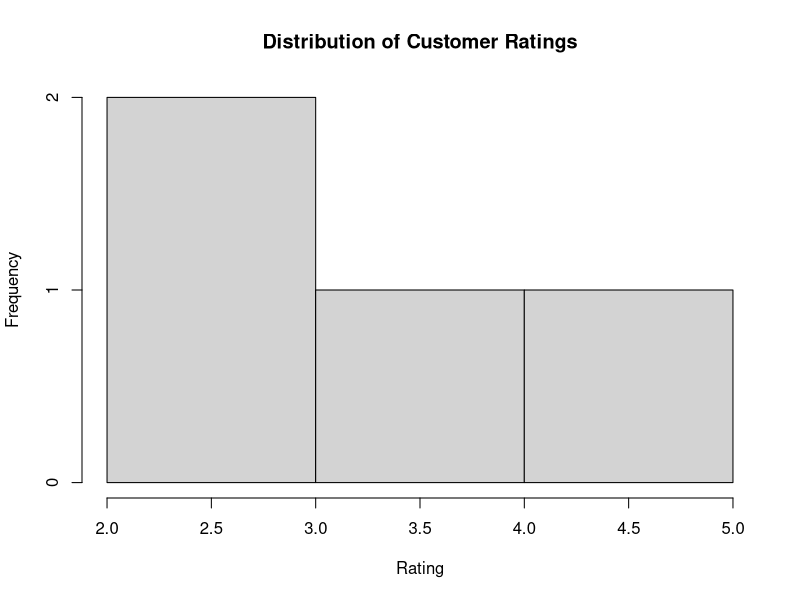
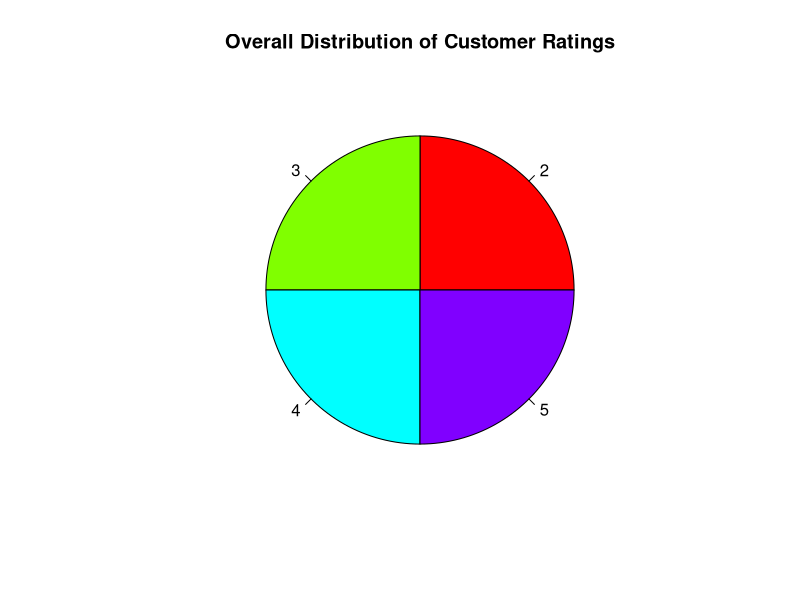
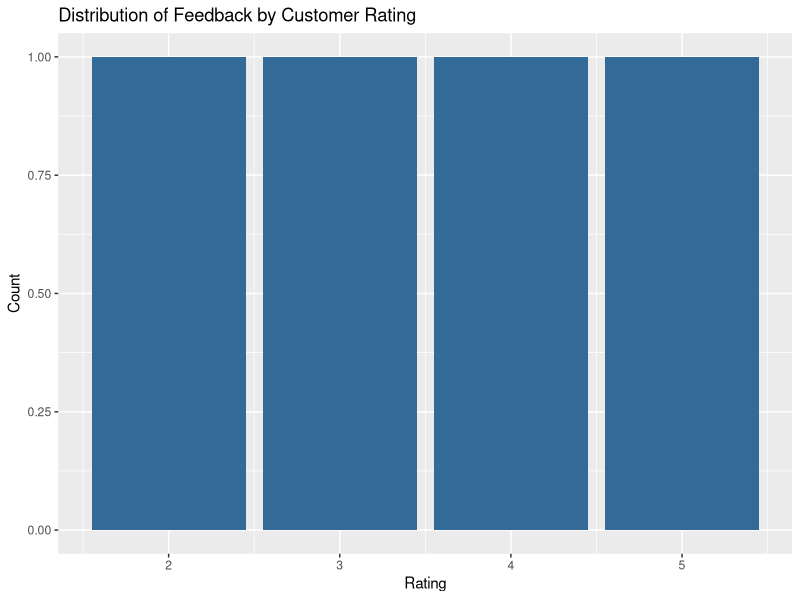

Here is the R script that generated these plots, in order:
#a.histogram
customer_feedback <- data.frame(
  "Customer" = c("Customer 1", "Customer 2", "Customer 3", "Customer 4"),
  "Rating" = c(4, 3, 5, 2),
  "Feedback" = c("Great service!", "Decent but could improve.", "Excellent experience!", "Not satisfied at all.")
)

hist(customer_feedback$Rating, main = "Distribution of Customer Ratings", xlab = "Rating", ylab = "Frequency")


#b.pie chart
customer_feedback <- data.frame(
  "Customer" = c("Customer 1", "Customer 2", "Customer 3", "Customer 4"),
  "Rating" = c(4, 3, 5, 2),
  "Feedback" = c("Great service!", "Decent but could improve.", "Excellent experience!", "Not satisfied at all.")
)

pie(table(customer_feedback$Rating), main = "Overall Distribution of Customer Ratings", 
    labels = c("2", "3", "4", "5"), col = rainbow(4))


#c.stacked bar chart
library(ggplot2)
data <- data.frame(
  Customer = c("Customer 1", "Customer 2", "Customer 3", "Customer 4"),
  Rating = c(4, 3, 5, 2),
  Feedback = c("Great service!", "Decent but could improve.", "Excellent experience!", "Not satisfied at all.")
)
agg_data <- aggregate(Feedback ~ Rating, data = data, FUN = length)
ggplot(agg_data, aes(x = Rating, y = Feedback, fill = Feedback)) + 
  geom_bar(stat = "identity") +
  labs(title = "Distribution of Feedback by Customer Rating", x = "Rating", y = "Count") +
  theme(legend.position = "none")
